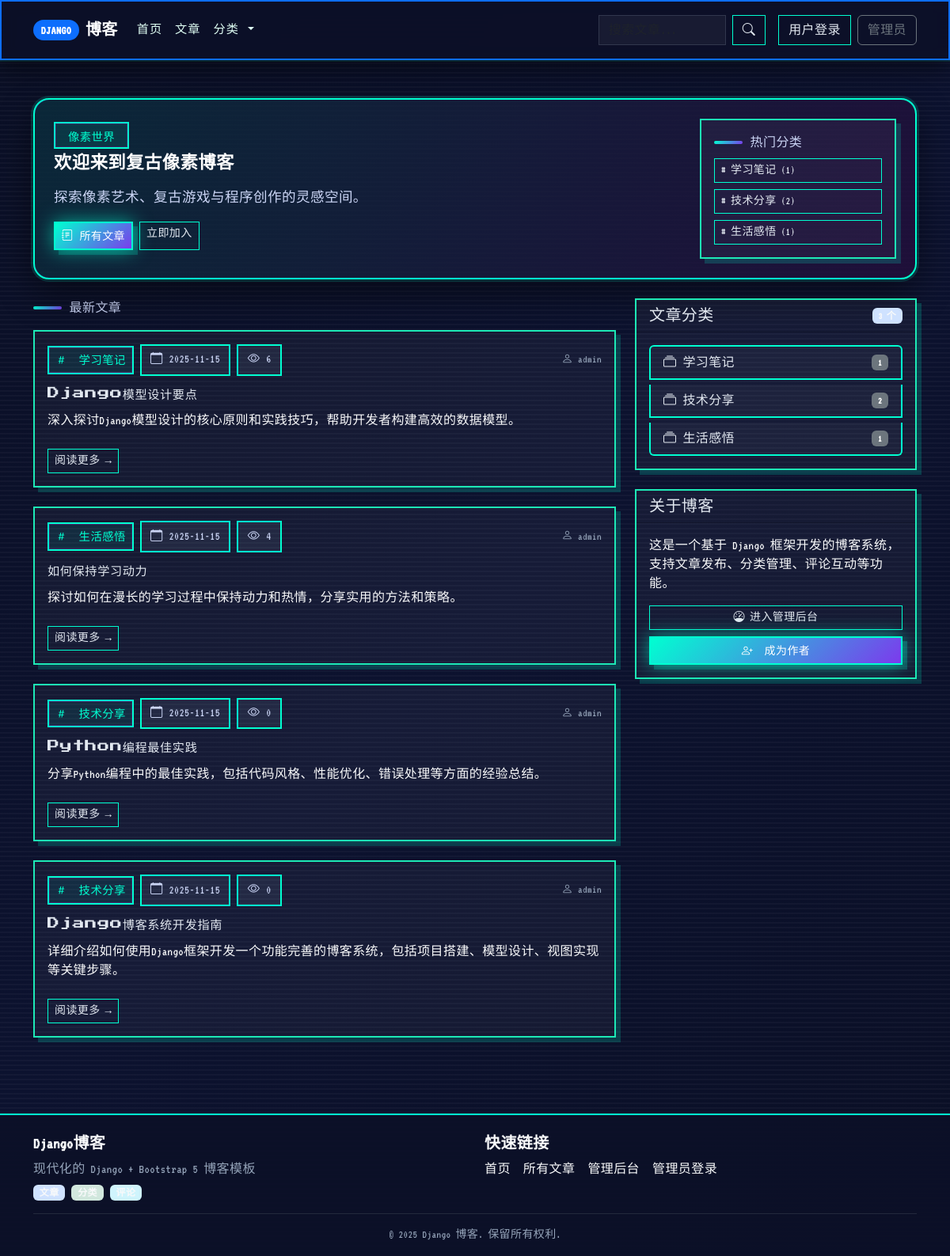
The app's page /, older data.
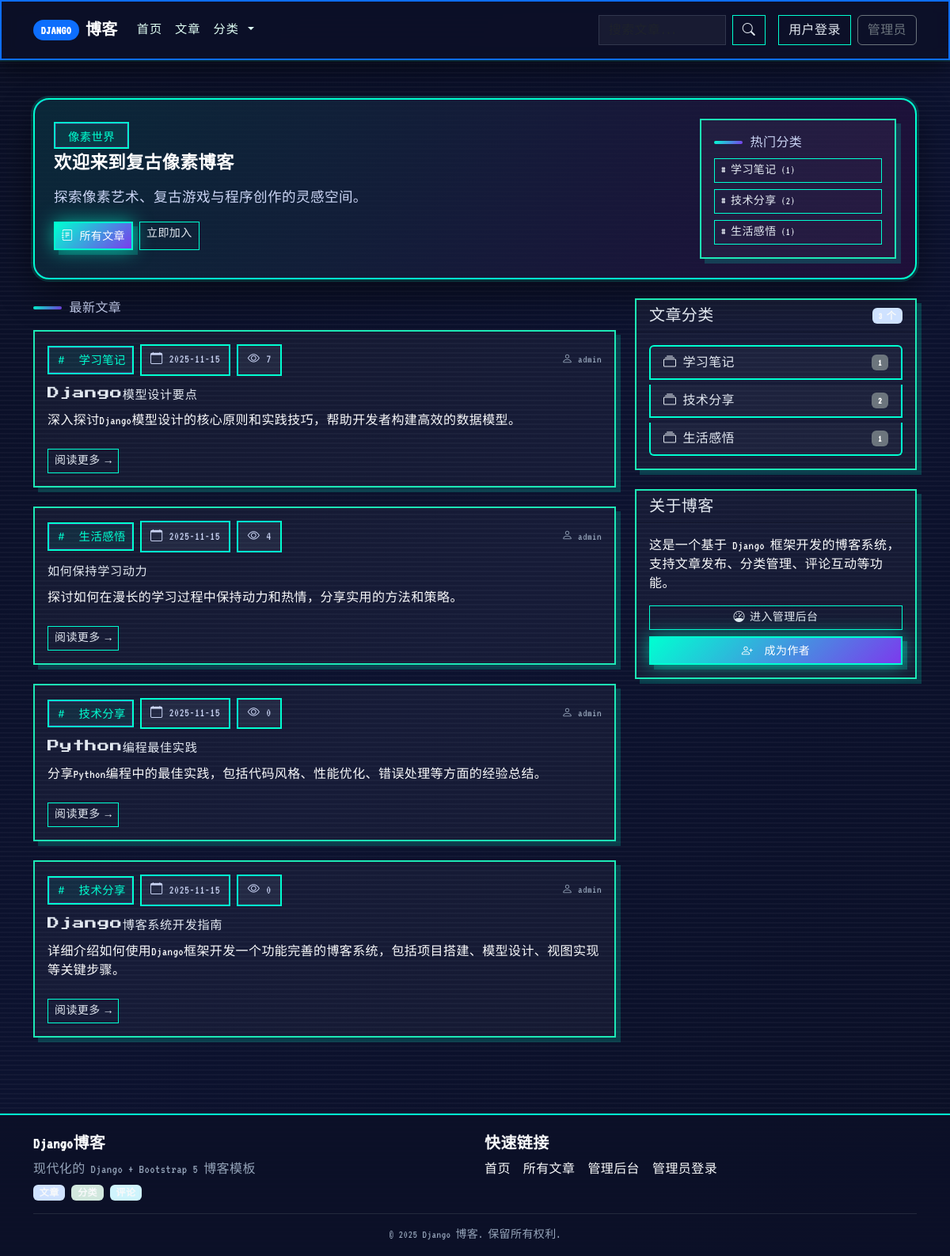
The same page, newer data.
### blog/models.py (models this page shows, shortened)
class Post(models.Model):
    STATUS_CHOICES = [
        ("draft", "草稿"),
        ("published", "已发布"),
    ]
    title = models.CharField("标题", max_length=200)
    slug = models.SlugField("URL别名", max_length=200, unique=True)
    content = models.TextField("内容")
    excerpt = models.TextField("摘要", max_length=300, blank=True)
    status = models.CharField(
        "状态", max_length=10, choices=STATUS_CHOICES, default="draft"
    )
    featured_image = models.ImageField(
        "特色图片", upload_to="blog/images/", blank=True, null=True
    )
    created_at = models.DateTimeField("创建时间", auto_now_add=True)
    updated_at = models.DateTimeField("更新时间", auto_now=True)
    published_at = models.DateTimeField("发布时间", default=timezone.now)
    views = models.PositiveIntegerField("浏览次数", default=0)
    author = models.ForeignKey(User, verbose_name="作者", on_delete=models.CASCADE)
    category = models.ForeignKey(
        Category,
        verbose_name="分类",
        on_delete=models.SET_NULL,
        null=True,
        blank=True,
    )
    class Meta:
        ordering = ["-published_at"]
        verbose_name = "文章"
        verbose_name_plural = "文章"

class Category(models.Model):
    name = models.CharField("分类名称", max_length=100, unique=True)
    slug = models.SlugField("URL别名", max_length=100, unique=True, blank=True)
    description = models.TextField("分类描述", blank=True, null=True)
    created_at = models.DateTimeField("创建时间", auto_now_add=True)
    class Meta:
        ordering = ["name"]
        verbose_name = "分类"
        verbose_name_plural = "分类"

### blog/views.py (the view)
# urls.py: path("", views.home, name="home"),
def home(request):
    categories, categories_with_count = get_category_context()
    latest_posts = (
        Post.objects.filter(status="published")
        .select_related("author", "category")
        .order_by("-published_at")[:5]
    )
    context = {
        "latest_posts": latest_posts,
        "categories_with_count": categories_with_count,
        "categories": categories,
    }
    return render(request, "blog/home.html", context)

### blog/views.py (called while the page is built)
def get_category_context():
    categories_qs = Category.objects.all().order_by("name")
    categories_with_count = [
        {"category": category, "count": category.published_count}
        for category in categories_qs.annotate(
            published_count=Count("post", filter=Q(post__status="published"))
        )
    ]
    return categories_qs, categories_with_count

### blog/templates/blog/home.html (shortened to what the changed rows need)
{% extends 'blog/base.html' %}
{% block content %}
<div class="hero p-4 mb-4 gradient-border">
    <div class="row gy-3 align-items-center">
        <div class="col-lg-9">
            <h1 class="fw-bold mb-3">欢迎来到复古像素博客</h1>
        </div>
    </div>
</div>
<div class="row g-4">
    <div class="col-lg-8">
        {% if latest_posts %}
            <div class="row g-4">
                {% for post in latest_posts %}
                    <div class="col-12">
                        <div class="card h-100">
                            <div class="card-body">
                                <div class="d-flex align-items-center justify-content-between flex-wrap mb-2">
                                    <div class="d-flex align-items-center gap-2 flex-wrap">
                                        {% if post.category %}
                                            <span class="badge-soft px-2 py-1"><i class="bi bi-hash"></i> {{ post.category.name }}</span>
                                        {% endif %}
                                        <span class="meta"><i class="bi bi-calendar"></i> {{ post.published_at|date:"Y-m-d" }}</span>
                                        <span class="meta"><i class="bi bi-eye"></i> {{ post.views }}</span>
                                    </div>
                                    <span class="text-muted small"><i class="bi bi-person"></i> {{ post.author.username }}</span>
                                </div>
                                <h4 class="card-title mb-2">
                                    <a href="{% url 'blog:post_detail' post.slug %}">{{ post.title }}</a>
                                </h4>
                                <p class="card-text text-light">{{ post.excerpt|default:post.content|truncatewords:30 }}</p>
                                <a href="{% url 'blog:post_detail' post.slug %}" class="btn btn-outline-light btn-sm mt-2">
                                    阅读更多 →
                                </a>
                            </div>
                        </div>
                    </div>
                {% endfor %}
            </div>
        {% else %}
            <div class="alert alert-info">
                <h4>还没有文章</h4>
                <p>暂无发布的文章，请稍后再来查看。</p>
            </div>
        {% endif %}
    </div>
</div>
{% endblock %}

Row changes from the older to the newer data that the page shows:
changed Post "深入探讨Django模型设计的核心原则和实践技巧，帮助开发者构建高效的数据模型。": views "6" → "7"
